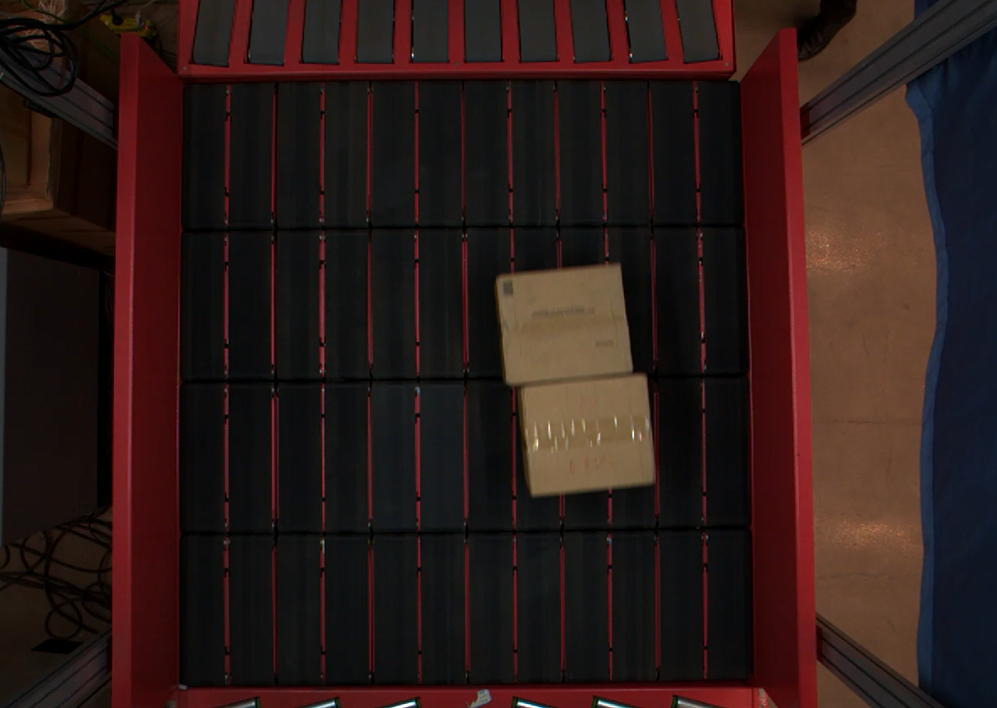
//> input picture box3.png, 997 x 708 px, shrunk from 1250 x 887 before the run
$ ./seg2   (built with g++ and OpenCV 4)
//> lines starting //> are read from the running program, lines starting //| are printed output that depends on the picture; after the words box and inside, x2 and y2 are one past the last pixel; in counts of white or black regions, pixels touching at a corner belong together
#include <opencv2/opencv.hpp>
#include <iostream>

using namespace std;
using namespace cv;

Mat searchConcaveRegion(std::vector<std::vector<Point> >hull, Mat &src)  ;
std::vector<Point2f> searchConcavePoint(Mat &src) ;

int main()
{
    Mat img = imread("./box3.png", 1);
//> img is the input picture: 708 rows x 997 cols, CV_8UC3; mean B, G, R 24.7, 27.3, 44.6
    Mat gray, gray_back;

    cvtColor(img, gray, COLOR_BGR2GRAY);
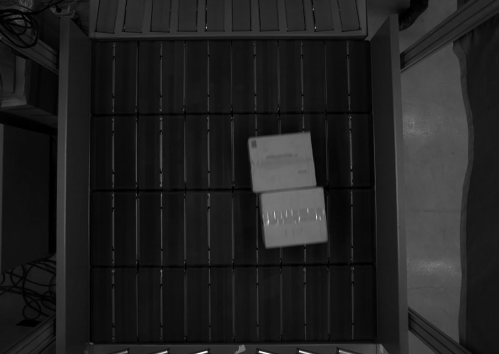
//> gray: 708 rows x 997 cols, CV_8UC1 (shown at 1/2 size); min 0, max 255, mean 32.2
    threshold(gray, gray, 0, 255, THRESH_OTSU);
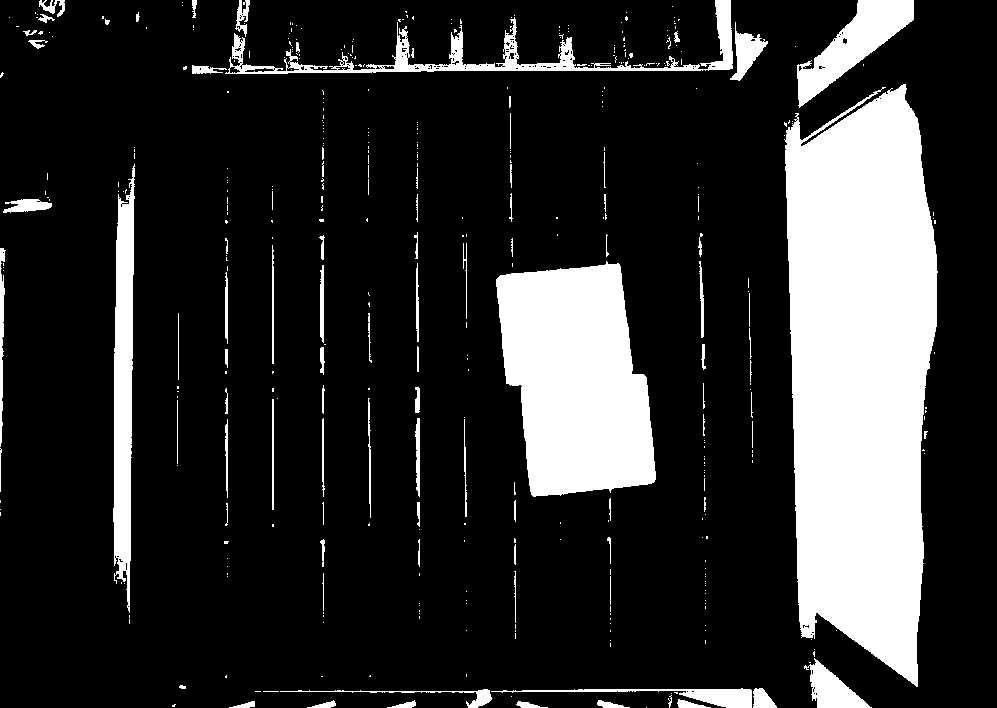
//> gray: 708 rows x 997 cols, CV_8UC1; 18.5% white; 430 white regions (337 under 20 px)
    gray_back = gray.clone();

    //提取轮廓
    vector<vector<Point>>contours;
    findContours(gray, contours, RETR_EXTERNAL, CHAIN_APPROX_NONE);
//> contours = 429 contours, 379 with area under 20; largest, box (x1, y1, x2, y2) and area: (784, 84, 938, 687) 70886, (496, 261, 656, 497) 27966, (113, 164, 135, 613) 6248, (225, 0, 733, 74) 5026, (797, 0, 914, 108) 4660
    drawContours(img, contours, -1, Scalar(0,0,255), 2);
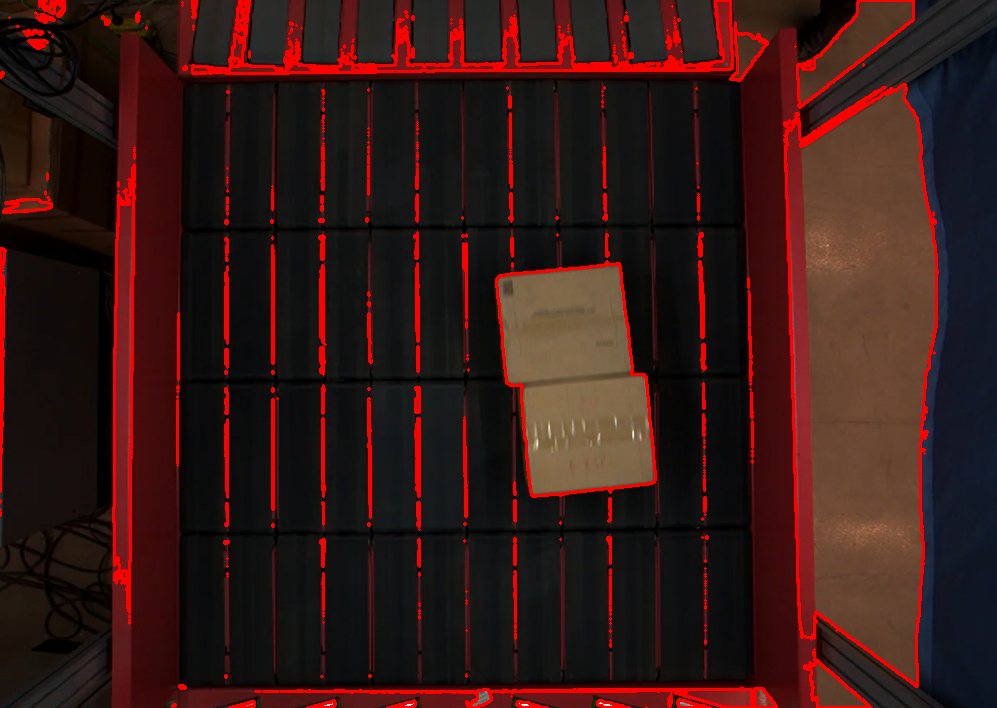
//> img: 708 rows x 997 cols, CV_8UC3; 5.5% of pixels changed, all inside (x1, y1, x2, y2) = (0, 0, 939, 708)

    Mat aotu = searchConcaveRegion(contours, gray_back);
    vector<Point2f> pt;
    pt = searchConcavePoint(aotu);

    line(img, pt[pt.size() - 2], pt[pt.size() - 1], Scalar(255,0,0), 2, 8, 0);

    imshow("切割线", img);
    waitKey(0);
    return 0;
}

/**
 * @brief searchConcaveRegion 寻找凹区域
 * @param hull  凸包点集
 * @param src  原图像（二值图）
 * @return 返回 图像凹区域
 */
Mat searchConcaveRegion(std::vector<std::vector<Point> >contours, Mat &src)
{
    if(src.empty())
        return Mat();

    //遍历每个轮廓，寻找其凸包
    vector<vector<Point>>hull(contours.size());
//> hull = 429 empty contours
    for(unsigned int i=0;i<contours.size();++i)
    {
        convexHull(Mat(contours[i]), hull[i],false);
    }
//> after the loop, hull = 429 contours, 363 with area under 20; largest, box (x1, y1, x2, y2) and area: (784, 84, 938, 687) 76846, (496, 261, 656, 497) 29997, (225, 0, 733, 74) 27828, (113, 164, 135, 613) 7280, (797, 0, 914, 108) 5486

    //绘制轮廓及其凸包
    Mat drawing = Mat::zeros(src.size(), CV_8UC1);
    for(unsigned int i=0; i < contours.size(); ++i)
    {
        drawContours(drawing, hull, i, Scalar(255), -1, 8,vector<Vec4i>(), 0, Point());
        drawContours(drawing, contours, i, Scalar(0), -1, 8,vector<Vec4i>(), 0, Point());
    }
//> drawing: 708 rows x 997 cols, CV_8UC1; 5.4% white; 504 white regions (426 under 20 px), largest, box (x1, y1, x2, y2) and area: (398, 0, 723, 69) 15869, (235, 22, 397, 71) 5874, (801, 613, 916, 687) 1675

    medianBlur(drawing, drawing, 3);
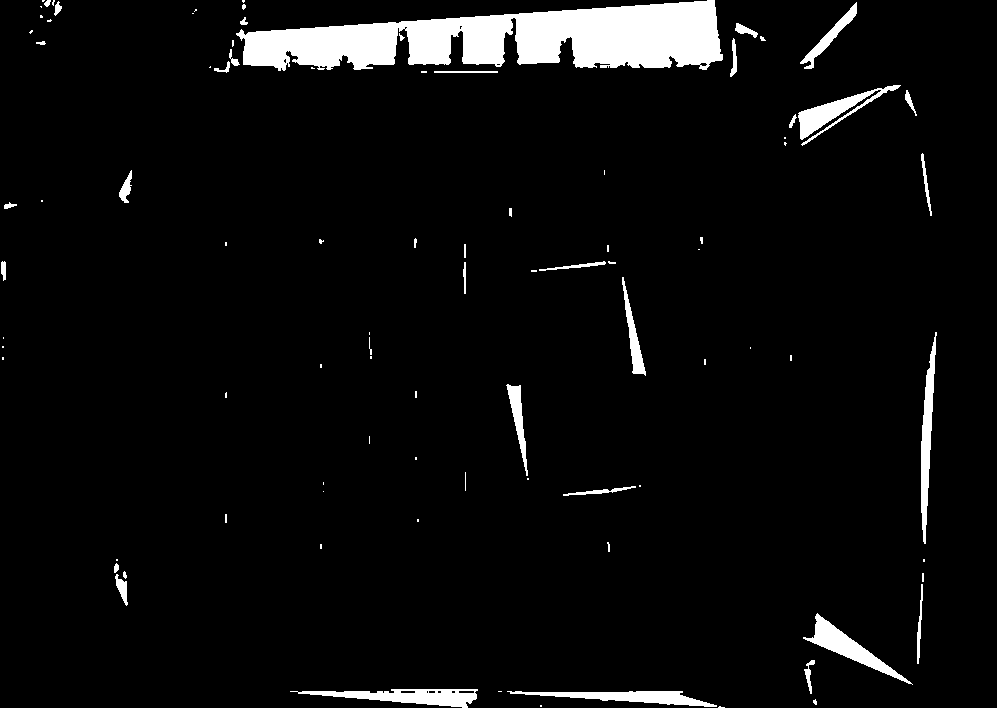
//> drawing: 708 rows x 997 cols, CV_8UC1; 5% white; 92 white regions (54 under 20 px)

    imshow("凹区域", drawing);

    return drawing;
}

/**
 * @brief searchConcavePoint
 * @param src 凹区域图像
 * @return 返回匹配好的凹点对（2个）
 */
std::vector<Point2f> searchConcavePoint(Mat &src)
{
    std::vector<Point2f> ConcavePoint;
    //轮廓寻找
    std::vector<std::vector<Point> > contour;//用来存储轮廓
    std::vector<Vec4i> hierarchys;
    findContours(src, contour, hierarchys,
                 RETR_EXTERNAL, CHAIN_APPROX_SIMPLE, Point(0, 0));  //寻找轮廓
//> contour = 92 contours, 62 with area under 20; largest, box (x1, y1, x2, y2) and area: (236, 0, 723, 71) 21044, (290, 689, 478, 708) 1684, (803, 613, 913, 685) 1548, (798, 85, 901, 146) 1383, (507, 691, 717, 707) 1306

    //凹区域少于2要退出
    if(contour.size()<2)
        return ConcavePoint;

    //按照轮廓面积大小排序
    std::sort(contour.begin(),contour.end(),[](const std::vector<Point> &s1,
              const std::vector<Point> &s2){
        double a1=contourArea(s1);
        double a2=contourArea(s2);
        return a1>a2;
    });

    int minDistance=100000000;//最短距离
    for(int i=0;i<contour[0].size();++i)
        for(int j=0;j<contour[1].size();++j)
        {
            //欧氏距离
            int d= std::sqrt(std::pow((contour[0][i].x-contour[1][j].x),2)+
                    std::pow((contour[0][i].y-contour[1][j].y),2));
            if(minDistance>d)
            {
                minDistance=d;
                ConcavePoint.push_back(contour[0][i]);
                ConcavePoint.push_back(contour[1][j]);
            }
        }
//> this loop made 493 passes
//> minDistance on passes 1 to 3: 726, 725, 721
//> after the loop, minDistance = 620; ConcavePoint = 214 Points (x, y), first 12: [707, 0], [391, 689], [707, 0], [426, 703], [707, 0], [438, 704], [707, 0], [450, 705], [707, 0], [461, 706], [707, 0], [467, 707]
    cout<<"ConcavePoint0:"<<ConcavePoint[ConcavePoint.size() - 2].x<<","<<ConcavePoint[ConcavePoint.size() - 2].y<<endl;
//| ConcavePoint0:360,69
    cout<<"ConcavePoint1:"<<ConcavePoint[ConcavePoint.size() - 1].x<<","<<ConcavePoint[ConcavePoint.size() - 1].y<<endl;
//| ConcavePoint1:391,689
//> in main, `pt = searchConcavePoint(aotu);`: pt has the same summary as ConcavePoint in searchConcavePoint
//> in main, `line(img, pt[pt.size() - 2], pt[pt.size() - 1], Scalar(255,0,0), 2, 8,..`:
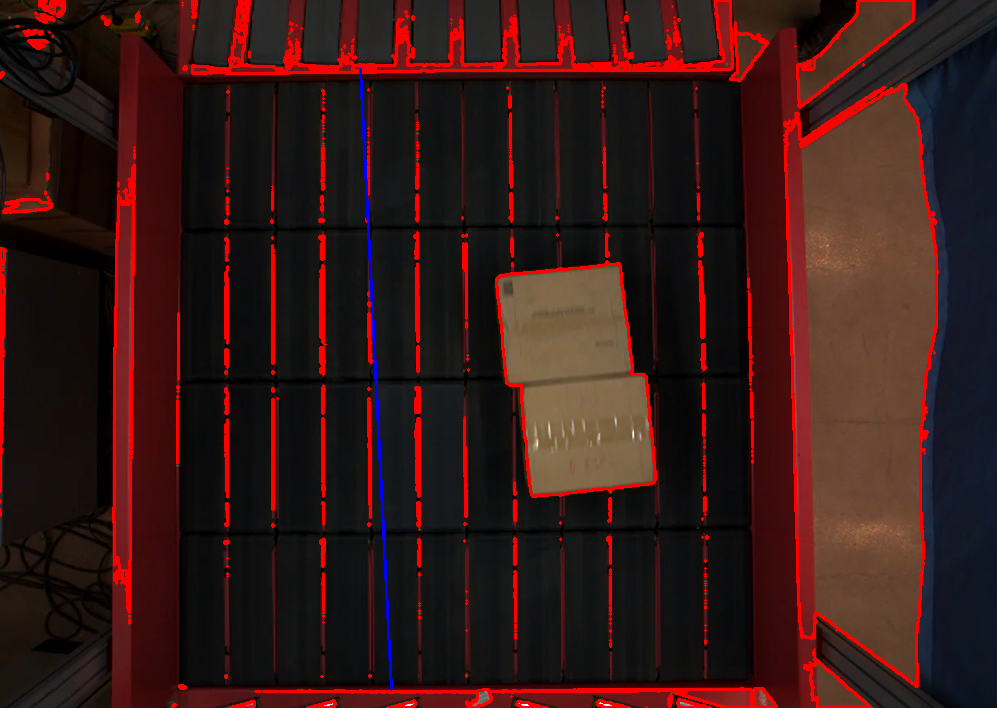
//> img: 708 rows x 997 cols, CV_8UC3; 0.27% of pixels changed, all inside (x1, y1, x2, y2) = (359, 68, 393, 691)

    return ConcavePoint;
}

$ run again, with box2.png copied over box3.png
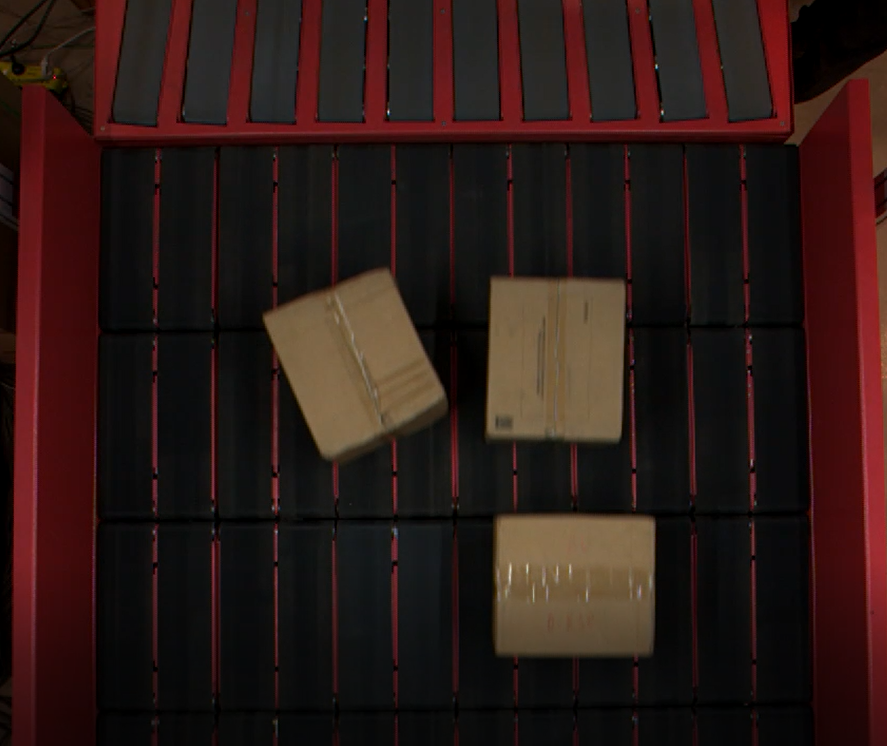
//> input picture box2.png, 887 x 746 px
//> img is the input picture: 746 rows x 887 cols, CV_8UC3; mean B, G, R 21.9, 25.3, 43.5
//> `threshold(gray, gray, 0, 255, THRESH_OTSU);`:
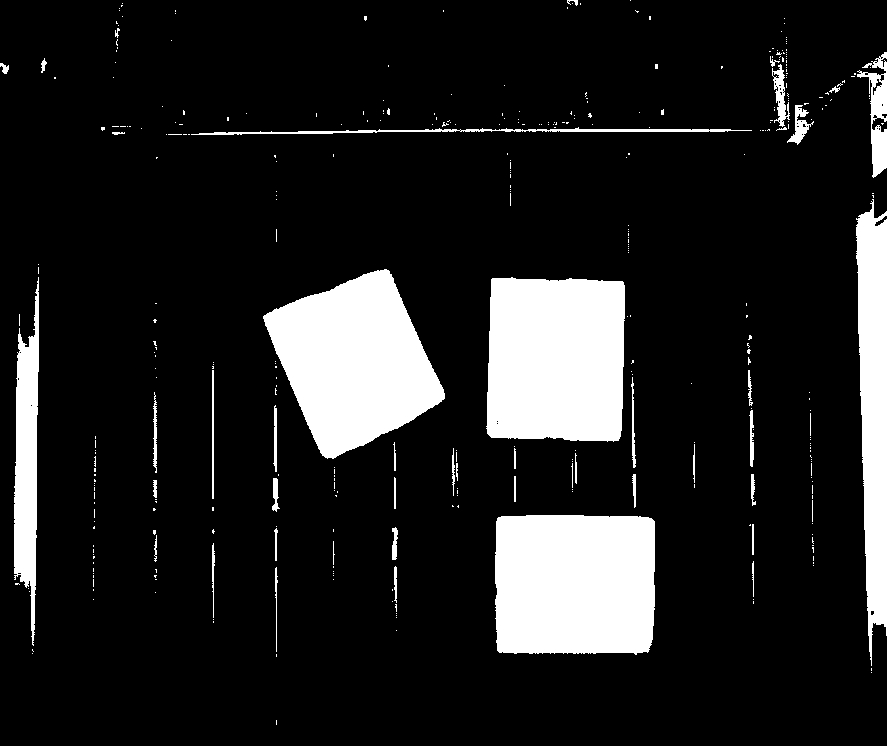
//> gray: 746 rows x 887 cols, CV_8UC1; 13.4% white; 376 white regions (330 under 20 px)
//> contours = 376 contours, 343 with area under 20; largest, box (x1, y1, x2, y2) and area: (495, 515, 655, 655) 21438, (486, 277, 625, 442) 21282, (263, 269, 445, 459) 20784, (856, 199, 887, 666) 10053, (14, 277, 39, 646) 5316
//> in searchConcaveRegion, `vector<vector<Point>>hull(contours.size());`: hull = 376 empty contours
//> after the loop in searchConcaveRegion, `for(unsigned int i=0;i<contours.size();++i)`: hull = 376 contours, 337 with area under 20; largest, box (x1, y1, x2, y2) and area: (495, 515, 655, 655) 21769, (486, 277, 625, 442) 21680, (263, 269, 445, 459) 21334, (856, 199, 887, 666) 11031, (14, 277, 39, 646) 6728
//> contour = 101 contours, 82 with area under 20; largest, box (x1, y1, x2, y2) and area: (857, 77, 887, 173) 681, (19, 283, 37, 347) 457, (15, 575, 32, 639) 422, (871, 623, 886, 663) 321, (377, 128, 505, 134) 180
//> the loop in searchConcavePoint, `for(int i=0;i<contour[0].size();++i)` made 77 passes
//> minDistance on passes 1 to 8: 847, 846, 845, 845, 845, 845, 844, 844
//> after the loop in searchConcavePoint, `for(int i=0;i<contour[0].size();++i)`: minDistance = 842; ConcavePoint = 12 Points (x, y): [858, 77], [36, 283], [857, 78], [36, 283], [857, 79], [36, 283], [859, 92], [36, 283], [861, 106], [36, 283], [864, 126], [36, 283]
//| ConcavePoint0:864,126
//| ConcavePoint1:36,283
//> pt has the same summary as ConcavePoint in searchConcavePoint
//> `line(img, pt[pt.size() - 2], pt[pt.size() - 1], Scalar(255,0,0), 2, 8,..`:
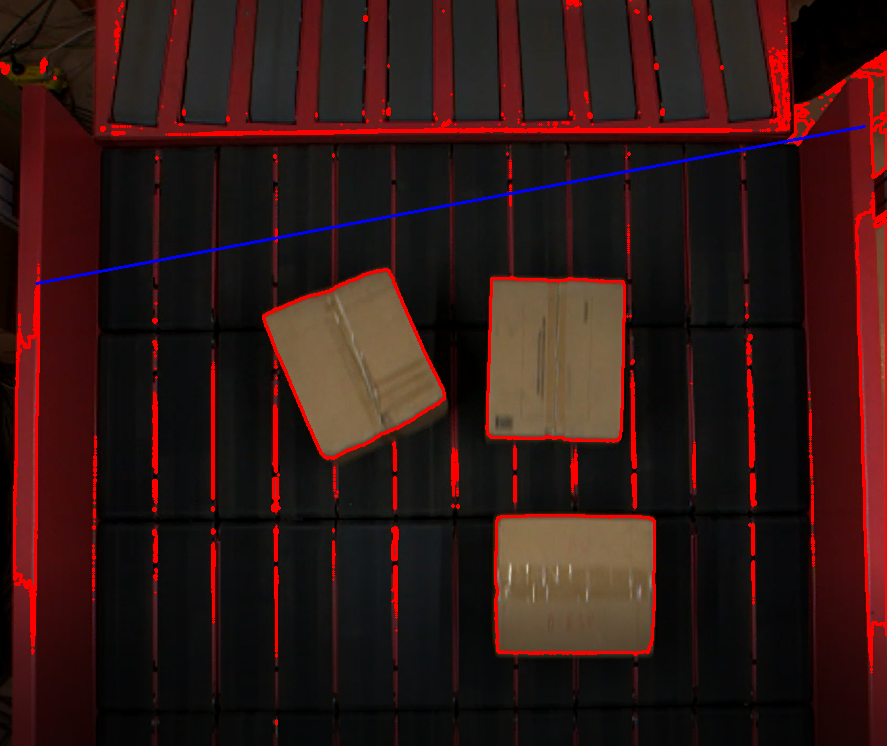
//> img: 746 rows x 887 cols, CV_8UC3; mean B, G, R 21.3, 23.6, 49.6
